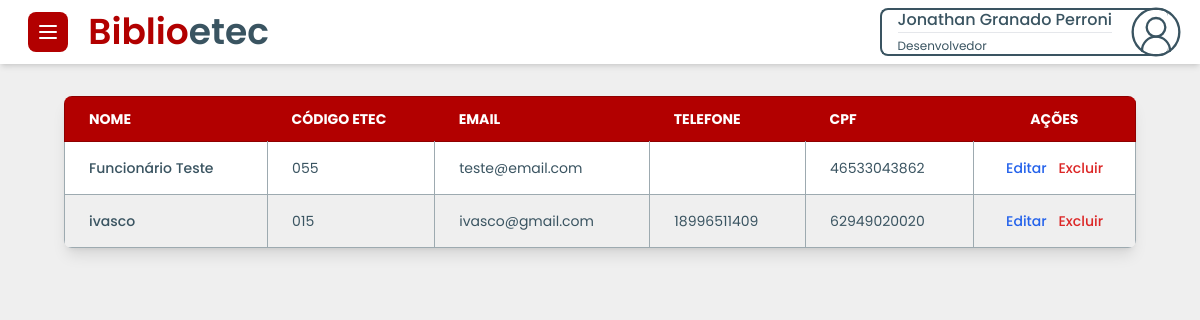
Screenshot of /Users/pageUser/pageGlobal/list/listabibliotecarioNew.php (signed in) with the database file from the repository.
### tables this page shows
CREATE TABLE `tbbibliotecario` (
  `codigo` int(11) NOT NULL,
  `nome` text DEFAULT NULL,
  `email` text DEFAULT NULL,
  `password` text DEFAULT NULL,
  `telefone` text DEFAULT NULL,
  `celular` text DEFAULT NULL,
  `cpf` text DEFAULT NULL,
  `codigo_escola` text DEFAULT NULL,
  `acesso` text DEFAULT NULL,
  `cadastrado_por` varchar(50) NOT NULL,
  `data_cadastro` datetime DEFAULT NULL,
  `codigo_autenticacao` varchar(8) DEFAULT NULL,
  `chave_recuperar_senha` varchar(220) DEFAULT NULL,
  `data_codigo_autenticacao` datetime DEFAULT NULL,
  `statusDev` tinyint(4) DEFAULT NULL
);

### Users/pageUser/pageGlobal/list/listabibliotecarioNew.php (the view, shortened to what this page needs)
<?php
 include("../../../../conexao/conexao.php");
?>
<!DOCTYPE html>
<html lang="pt-br">
<head>
    <script src="https://cdn.tailwindcss.com"></script>
    <link href="https://cdn.jsdelivr.net/npm/flowbite@2.5.1/dist/flowbite.min.css" rel="stylesheet" />
    <link rel="stylesheet" href="../../../UserCss/defaults.css">
</head>
<body>
    <nav class="flex justify-between items-center py-2 px-4 bg-white shadow-md">
        <div id="nav-left-side">
            <button data-drawer-target="default-sidebar" data-drawer-toggle="default-sidebar" aria-controls="default-sidebar" type="button" class="inline-flex items-center p-2 ms-3 bg-[var(--primary)] text-sm text-white rounded-lg hover:bg-[var(--primary-emphasis)] focus:outline-none focus:ring-2 focus:ring-gray-200 dark:text-white dark:hover:bg-[var(--primary-emphasis)]">
            </button>
            <a href="#" class="text-4xl mx-4 text-primary font-semibold hidden md:inline" tabindex="-1">Biblio<span class="text-secondary">etec</span></a>
        </div>
        <button id="dropdown-perfil" data-dropdown-toggle="dropdown" class="flex justify-between items-center max-h-12 pl-4 mr-4 bg-white border-2 border-solid border-[var(--secondary)] border-r-0 rounded-lg text-[var(--secondary)] text-left flex-nowrap text-nowrap" type="button">
            <div>
             <span class="text-[var(--secondary)] font-medium"><?php echo $_SESSION['nome']; ?></span>
                <hr>
                <span class="text-xs text-[var(--secondary)]"><?php echo $_SESSION['acesso']; ?></span>
            </div>
        </button>
    </nav>
    <main class="mx-1 sm:mx-16 my-8">
        <div class="relative overflow-x-auto shadow-lg rounded-lg">
            <table class="min-w-full text-sm text-left rtl:text-right text-[var(--secondary)]">
                <thead class="text-sm text-white uppercase bg-[var(--primary)] border border-[var(--primary-emphasis)]">
                    <tr class="">
                        <th scope="col" class="px-6 py-3">Nome</th>
                        <th scope="col" class="px-6 py-3">Código Etec</th>
                        <th scope="col" class="px-6 py-3">Email</th>
                        <th scope="col" class="px-6 py-3">Telefone</th>
                        <th scope="col" class="px-6 py-3">CPF</th>
                        <th scope="col" class="px-6 py-3 text-center">Ações</th>
                    </tr>
                </thead>
                <tbody class="border border-[var(--grey)]">
                <?php
                    $sql = "SELECT codigo, nome, email, telefone, codigo_escola, cpf FROM tbbibliotecario";
                    $result = mysqli_query($conn, $sql);
                    if (mysqli_num_rows($result) > 0) {
                        while($row = mysqli_fetch_assoc($result)) {
                            echo '
                            <tr class="odd:bg-white even:bg-[var(--off-white)] border-b border-[var(--grey)]">
                                <th scope="row" class="px-6 py-4 font-medium text-[var(--secondary)] whitespace-nowrap border-r border-[var(--grey)]">
                                    ' . htmlspecialchars($row["nome"]) . '
                                </th>
                                <td class="px-6 py-4 border-r border-[var(--grey)]">' . htmlspecialchars($row["codigo_escola"]) . '</td>
                                <td class="px-6 py-4 border-r border-[var(--grey)]">' . htmlspecialchars($row["email"]) . '</td>
                                <td class="px-6 py-4 border-r border-[var(--grey)]">' . htmlspecialchars($row["telefone"]) . '</td>
                                    <td class="px-6 py-4 border-r border-[var(--grey)]">' . htmlspecialchars($row["cpf"]) . ' </td>
                                <td class="flex justify-between md:justify-evenly gap-1 px-6 py-4">
                                    <a href="../editar/editarBibliotecario.php ?codigo=' . urlencode($row["codigo"]) . '" class="font-medium text-blue-600 hover:underline">Editar</a>
                                    <form id="form-excluir" action="../excluir/excluirbibliotecario.php" method="POST"><input value=' . urlencode($row["codigo"]) . ' readonly name="codigo" class="hidden"/> <button type="submit" class="font-medium text-red-600 hover:underline">Excluir</button></form>
                                </td>
                            </tr>';
                        }
                    } else {
                        echo '<tr><td colspan="5" class="text-center px-6 py-4">Nenhum dado encontrado</td></tr>';
                    }
                ?>
                </tbody>
            </table>
        </div>
    </main>
</body>
</html>

### Users/UserCss/defaults.css (style rules this page uses)
:root { --primary: #b20000; --primary-emphasis: #8e0000; --primary-light: #f0bebe; --secondary: #3a5461; --secondary-emphasis: #23323a; --light-grey: #d8dddf; --grey: #9daab0; --dark-grey: #273336; --off-black: #141617; --off-white: #efefef; }
* { box-sizing: border-box !important; font-family: "Poppins", sans-serif !important; }
body { width: 100% !important; display: flex !important; flex-direction: column !important; background-color: var(--off-white) !important; }
.text-primary { color: var(--primary) !important; }
.text-secondary { color: var(--secondary) !important; }

### rows the page displays
tbbibliotecario: nome "Funcionário Teste", codigo_escola "055", email "teste@email.com", cpf "46533043862"
tbbibliotecario: nome "ivasco", codigo_escola "015", email "ivasco@gmail.com", telefone "18996511409", cpf "62949020020"

### other values shown
$_SESSION['nome'] "Jonathan Granado Perroni"
$_SESSION['acesso'] "Desenvolvedor"
